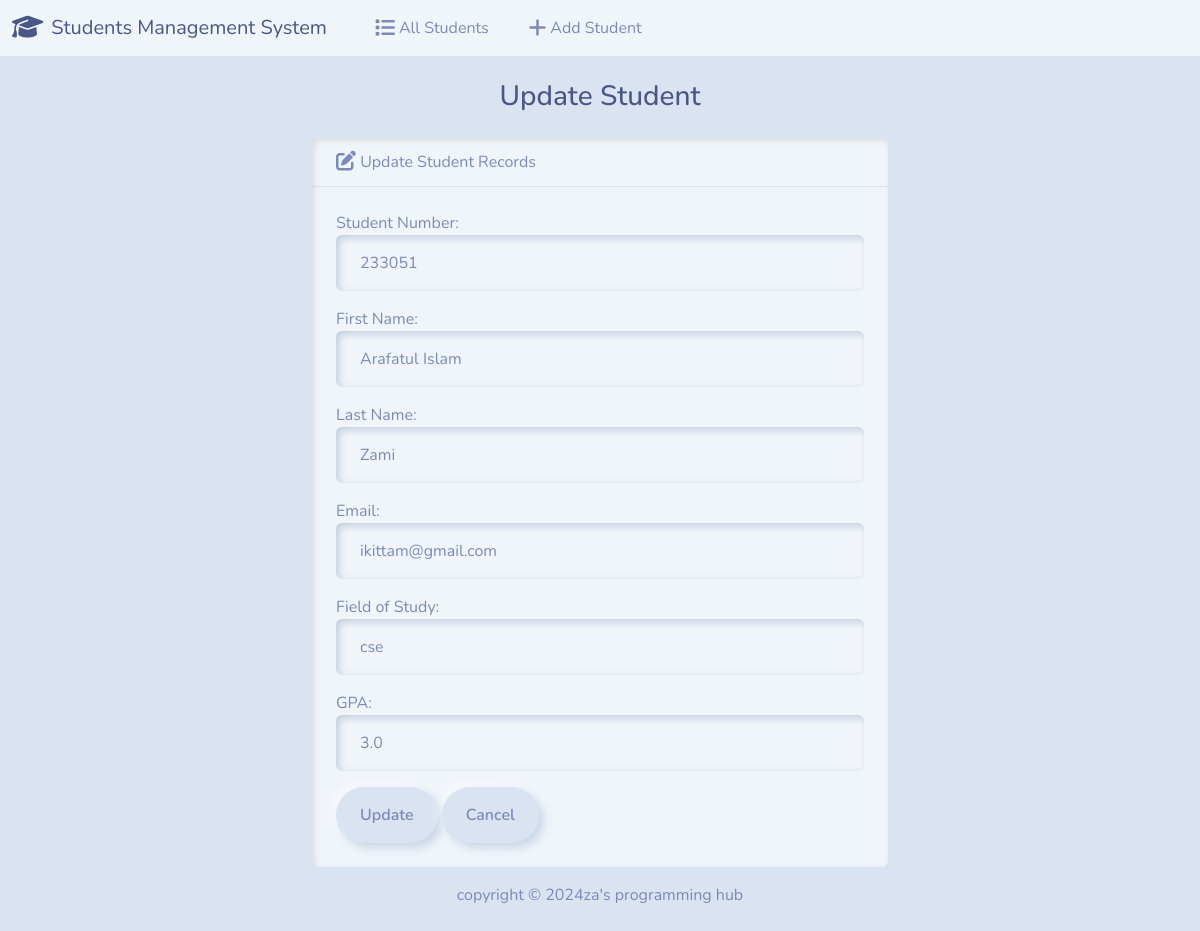
The app's page /edit/1/, older data.
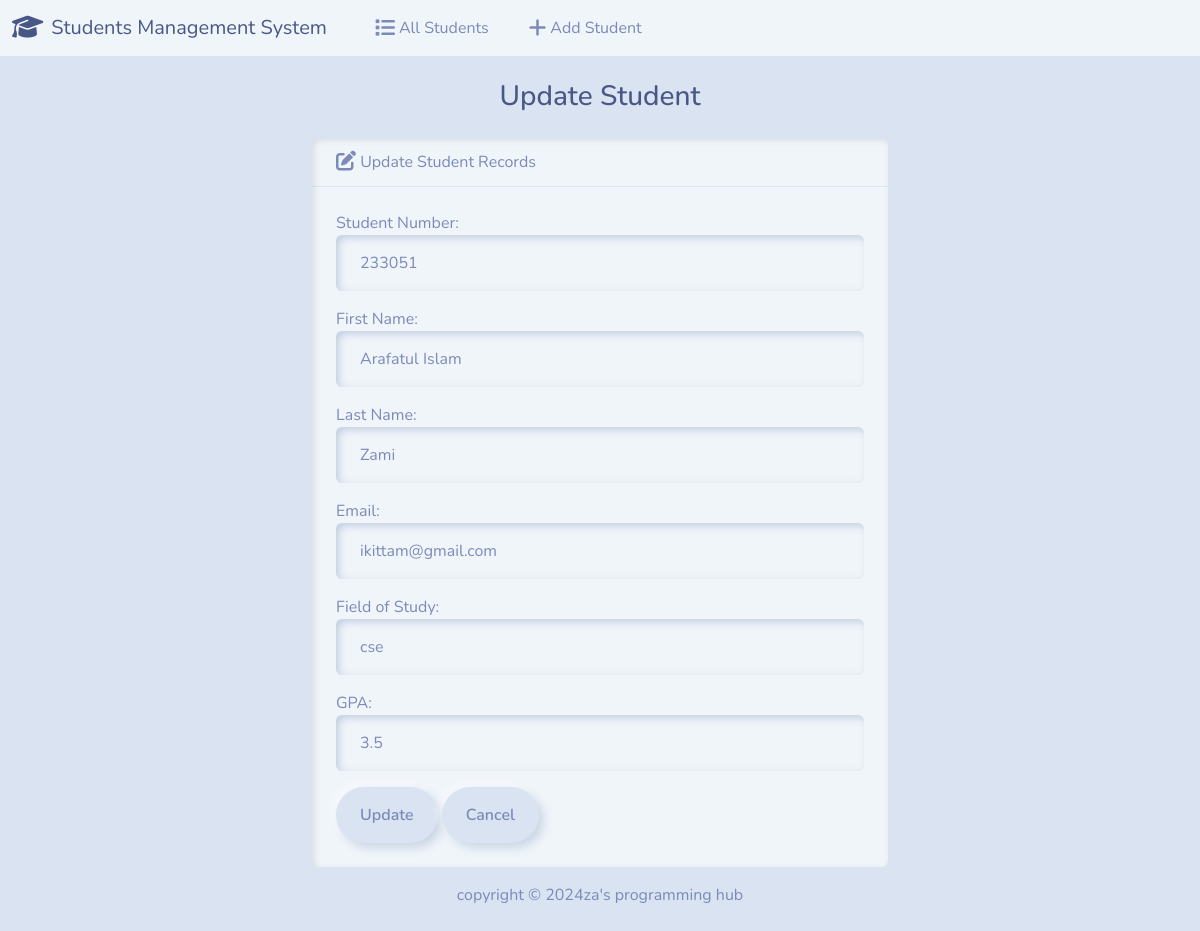
The same page, newer data.
### students/models.py (models this page shows, shortened)
class Student(models.Model):
    student_number = models.PositiveIntegerField()
    first_name = models.CharField(max_length=50)
    last_name = models.CharField(max_length=50)
    email = models.EmailField(max_length=100)
    field_of_study = models.CharField(max_length=50)
    gpa = models.FloatField()

### students/views.py (the view)
# urls.py: path('edit/<int:id>/', views.edit, name='edit'),
def edit(request, id):
  if request.method == 'POST':
    student = Student.objects.get(pk=id)
    form = StudentForm(request.POST, instance=student)
    if form.is_valid():
      form.save()
      return render(request, 'students/edit.html', {
        'form': form,
        'success': True
      })
  else:
    student = Student.objects.get(pk=id)
    form = StudentForm(instance=student)
  return render(request, 'students/edit.html', {
    'form': form
  })

### students/forms.py
class StudentForm(forms.ModelForm):
    class Meta:
        model =Student
        fields =['student_number', 'first_name','last_name','email','field_of_study','gpa']
        labels = {
            'student_number':'Student Number',
            'first_name': 'First Name',
            'last_name':'Last Name',
            'email':'Email',
            'field_of_study':'Field of Study',
            'gpa':'GPA'
        }
        widgets={
            'student_number': forms.NumberInput(attrs={'class': 'form-control'}),
            'first_name':  forms.TextInput(attrs={'class': 'form-control'}),
            'last_name':  forms.TextInput(attrs={'class': 'form-control'}),
            'email':  forms.EmailInput(attrs={'class': 'form-control'}),
            'field_of_study':  forms.TextInput(attrs={'class': 'form-control'}),
            'gpa': forms.NumberInput(attrs={'class': 'form-control'}),
        }

### students/templates/students/edit.html (shortened to what this page needs)
{% extends "students/base.html" %}
{% block body %}
<h3 class="text-center m-4">Update Student</h3>
{% if success %}
<div class="alert alert-success" role="alert">
    The student updated successfully.
    <a href="{% url 'index' %}" class="alert-link">Go to Home Page.</a>
</div>
{% else %}
<div class="row justify-content-center">
    <div class="col-6">
        <div class="card bg-light mb-3">
            <div class="card-header">
                <i class="fa-solid fa-pen-to-square fa-lg"></i> Update Student Records
            </div>
            <div class="card-body">
                <form action="" method="POST">
                    {{ form.as_p }}
                    <button type="submit" class="btn btn-primary">Update</button>
                    <a href="{% url 'index' %}" class="btn btn-secondary">Cancel</a>
                </form>
            </div>
        </div>
    </div>
</div>
{% endif %}
{% endblock %}

Row changes from the older to the newer data that the page shows:
changed Student "Arafatul Islam": gpa "3.0" → "3.5"
